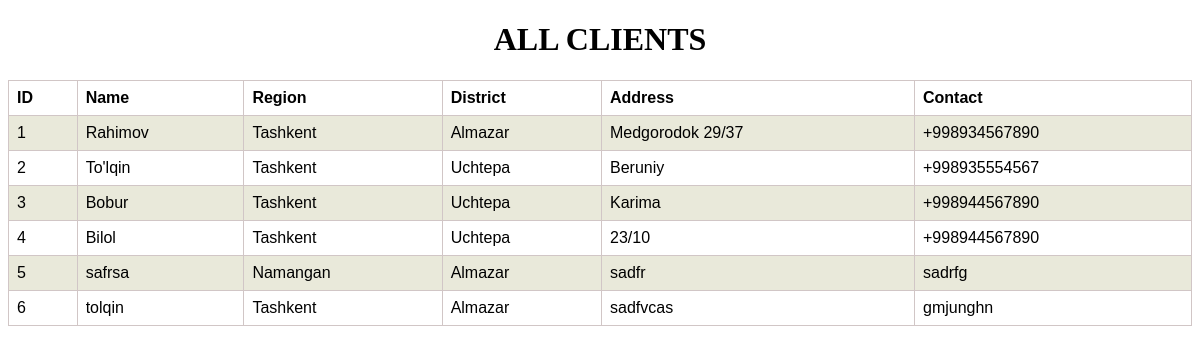
/addclients/show_clients, run on an earlier commit of the app's database.
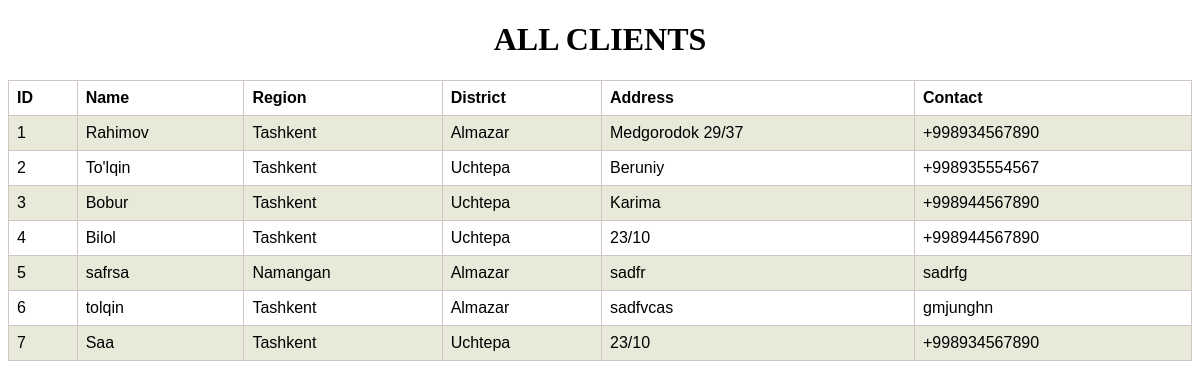
And on a later commit of the database.
### client/models.py (models this page shows, shortened)
class Client(models.Model):
    name = models.CharField(max_length=100)
    region = models.ForeignKey('Region', on_delete=models.CASCADE)
    district = models.ForeignKey('District', on_delete=models.CASCADE)
    address = models.CharField(max_length=200)
    contact = models.CharField(max_length=200)

class Region(models.Model):
    name = models.CharField(max_length=100)
    def __str__(self):
        return self.name

class District(models.Model):
    name = models.CharField(max_length=100)
    def __str__(self):
        return self.name

### client/views.py (the view)
# urls.py: path('show_clients', show_clients, name='show_clients'),
def show_clients(request):
    clients = Client.objects.all()
    return render(request, 'clients/clients.html', {'clients':clients})

### templates/clients/clients.html (shortened to what this page needs)
<!DOCTYPE html>
<html lang="en">
<head>
</head>
<body>
    <center><h1>ALL CLIENTS</h1></center>
    <table>
        <tr>
        <th>ID</th>
        <th>Name</th>
        <th>Region</th>
        <th>District</th>
        <th>Address</th>
        <th>Contact</th>
        </tr>
        {% for client in clients %}
        <tr>
        <td>{{ client.id }}</td>
        <td>{{ client.name }}</td>
        <td>{{ client.region }}</td>
        <td>{{ client.district }}</td>
        <td>{{ client.address }}</td>
        <td>{{ client.contact }}</td>
        </tr>
        {% endfor %}
</body>
</html>

What changed in the data, as far as the page shows it:
added Client: id "7", name "Saa", region "Tashkent", district "Uchtepa", address "23/10", contact "+998934567890"
